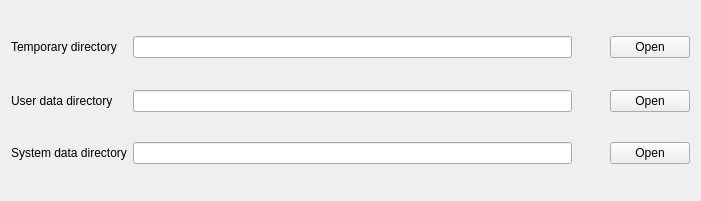
<?xml version="1.0" encoding="UTF-8"?>
<ui version="4.0">
 <class>FilesystemInfoForm</class>
 <widget class="QWidget" name="FilesystemInfoForm">
  <property name="geometry">
   <rect>
    <x>0</x>
    <y>0</y>
    <width>701</width>
    <height>201</height>
   </rect>
  </property>
  <property name="windowTitle">
   <string>Filesystem information</string>
  </property>
  <layout class="QGridLayout" name="gridLayout">
   <item row="0" column="0">
    <widget class="QLabel" name="label">
     <property name="text">
      <string>Temporary directory</string>
     </property>
    </widget>
   </item>
   <item row="0" column="1">
    <widget class="QLineEdit" name="tmpDirLineEdit">
     <property name="minimumSize">
      <size>
       <width>437</width>
       <height>21</height>
      </size>
     </property>
    </widget>
   </item>
   <item row="0" column="2">
    <widget class="Button" name="tmpDirWarningButton">
      <property name="enabled">
       <bool>true</bool>
      </property>
      <property name="focusPolicy">
       <enum>Qt::NoFocus</enum>
      </property>
      <property name="styleSheet">
       <string notr="true">width: 18px;
height: 18px;</string>
      </property>
      <property name="text">
       <string/>
      </property>
      <property name="flat">
       <bool>true</bool>
      </property>
    </widget>
   </item>
   <item row="0" column="3">
    <widget class="QPushButton" name="openTmpButton">
     <property name="text">
      <string>Open</string>
     </property>
    </widget>
   </item>
   <item row="1" column="0">
    <widget class="QLabel" name="label_2">
     <property name="text">
      <string>User data directory</string>
     </property>
    </widget>
   </item>
   <item row="1" column="1">
    <widget class="QLineEdit" name="usrDataDirLineEdit">
     <property name="minimumSize">
      <size>
       <width>437</width>
       <height>21</height>
      </size>
     </property>
    </widget>
   </item>
   <item row="1" column="2">
     <widget class="Button" name="usrDataDirWarningButton">
      <property name="styleSheet">
       <string notr="true">width: 16px;
height: 16px</string>
      </property>
      <property name="text">
       <string/>
      </property>
      <property name="flat">
       <bool>true</bool>
      </property>
    </widget>
   </item>
   <item row="1" column="3">
    <widget class="QPushButton" name="openUsrButton">
     <property name="text">
      <string>Open</string>
     </property>
    </widget>
   </item>
   <item row="2" column="0">
    <widget class="QLabel" name="label_3">
     <property name="text">
      <string>System data directory</string>
     </property>
    </widget>
   </item>
   <item row="2" column="1">
    <widget class="QLineEdit" name="sysDataDirLineEdit">
     <property name="minimumSize">
      <size>
       <width>437</width>
       <height>21</height>
      </size>
     </property>
    </widget>
   </item>
   <item row="2" column="2">
    <widget class="QLabel" name="sysDataDirWarningLabel">
     <property name="text">
      <string/>
     </property>
    </widget>
   </item>
   <item row="2" column="3">
    <widget class="QPushButton" name="openSysButton">
     <property name="text">
      <string>Open</string>
     </property>
    </widget>
   </item>
  </layout>
 </widget>
 <customwidgets>
  <customwidget>
   <class>Button</class>
   <extends>QPushButton</extends>
   <header location="global">../src/Widgets/Button.h</header>
  </customwidget>
 </customwidgets>
 <resources/>
 <connections/>
</ui>
